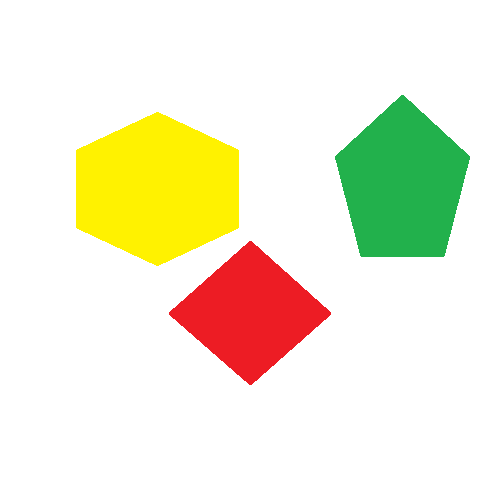
#> input picture day4/test.png, 500 x 500 px, found by its file name
$ python img11.py   (older library calls are emulated)
#> lines starting #> are read from the running program, lines starting #| are printed output that depends on the picture; after the words box and inside, x2 and y2 are one past the last pixel; in counts of white or black regions, pixels touching at a corner belong together
import cv2
import numpy as np
import matplotlib.pyplot as pltS
img=cv2.imread("test.png",0)
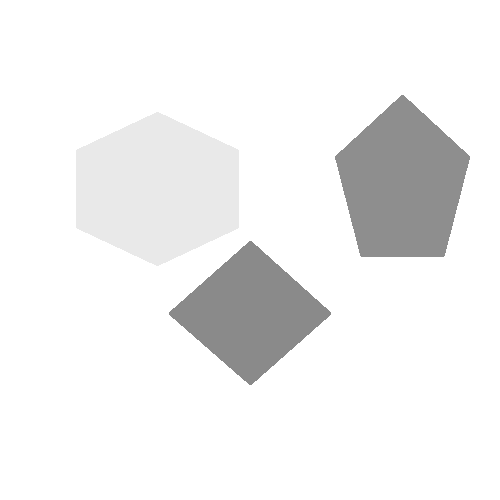
#> img: shape (500, 500); min 138, max 255, mean 240.8
ret,thrash=cv2.threshold(img,250,255,cv2.THRESH_BINARY_INV)
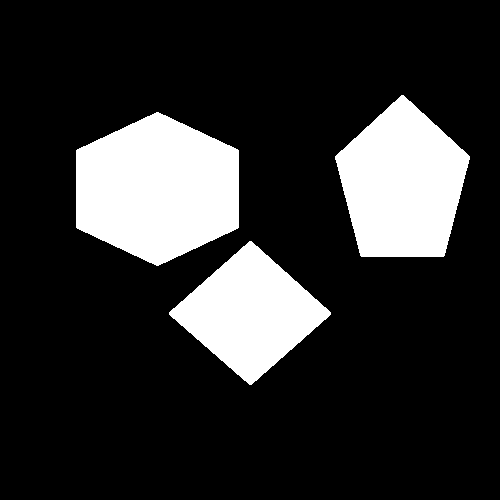
#> thrash: shape (500, 500); 18.5% white; 3 white regions
image,contours,heirachy=cv2.findContours(thrash,cv2.RETR_TREE,cv2.CHAIN_APPROX_SIMPLE)
#> contours = 3 contours; box (x1, y1, x2, y2) and area: (76, 112, 239, 266) 18725, (335, 95, 470, 257) 15036, (169, 241, 331, 385) 11812
print(len(contours))
#| 3
k=0
h=[]
for i in range(0,(len(contours))):
	img1=cv2.drawContours(img,contours,i,(0,255,0),3)
	corners=cv2.goodFeaturesToTrack(img1,20,0.5,10)
	corners=np.int0(corners)
	j=len(corners)-k
	print(j)
	h.append(j)
	k=len(corners)
#> this loop made 3 passes
#> (j, k) on passes 2 to 3: (6, 10), (5, 15)
#> (corners, j, k) on pass 1: ([[250, 386], [250, 239], [332, 313], [167, 313]], 4, 4)
#| 4
#| 6
#| 5
#> pass 2, `img1=cv2.drawContours(img,contours,i,(0,255,0),3)`:
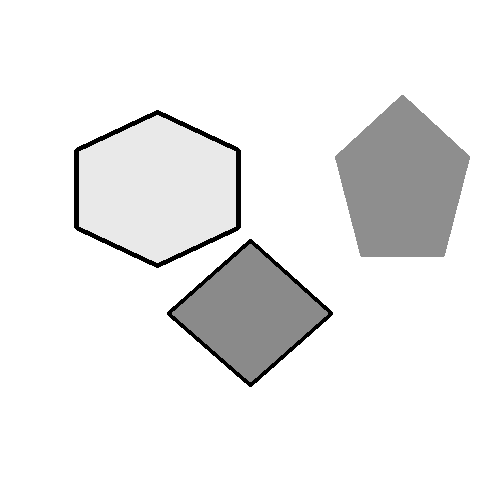
#> img1: shape (500, 500); min 0, max 255, mean 237.3
#> pass 3, `img1=cv2.drawContours(img,contours,i,(0,255,0),3)`:
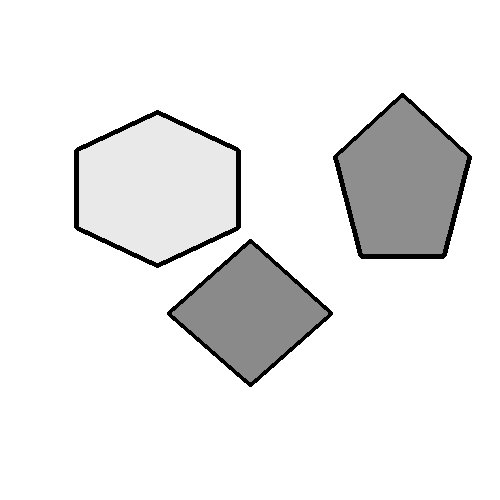
#> img1: shape (500, 500); 0.83% of pixels changed, all inside (x1, y1, x2, y2) = (333, 93, 472, 259)
#> after the loop, h = [4, 6, 5]
j=0
r=[]
t=[]
for i in h:
	for m in range(j,(j+i)):
		r.append(corners[m])
	j=i
	t.append(r)
	r=[]
#> this loop made 3 passes
#> (i, j) on passes 1 to 3: (4, 4), (6, 6), (5, 5)
#> after the loop, t = [[[[235, 226]], [[79, 226]], [[235, 151]], [[79, 151]]], [[[250, 386]], [[157, 267]], [[250, 239]], [[157, 110]], [[402, 93]], [[332, 313]]], [[[250, 239]], [[157, 110]], [[402, 93]], [[332, 313]], [[167, 313]]]]
for i in range(len(t)):
	print(t[i])
#> this loop made 3 passes
#| [array([[235, 226]]), array([[ 79, 226]]), array([[235, 151]]), array([[ 79, 151]])]
#| [array([[250, 386]]), array([[157, 267]]), array([[250, 239]]), array([[157, 110]]), array([[402,  93]]), array([[332, 313]])]
#| [array([[250, 239]]), array([[157, 110]]), array([[402,  93]]), array([[332, 313]]), array([[167, 313]])]
